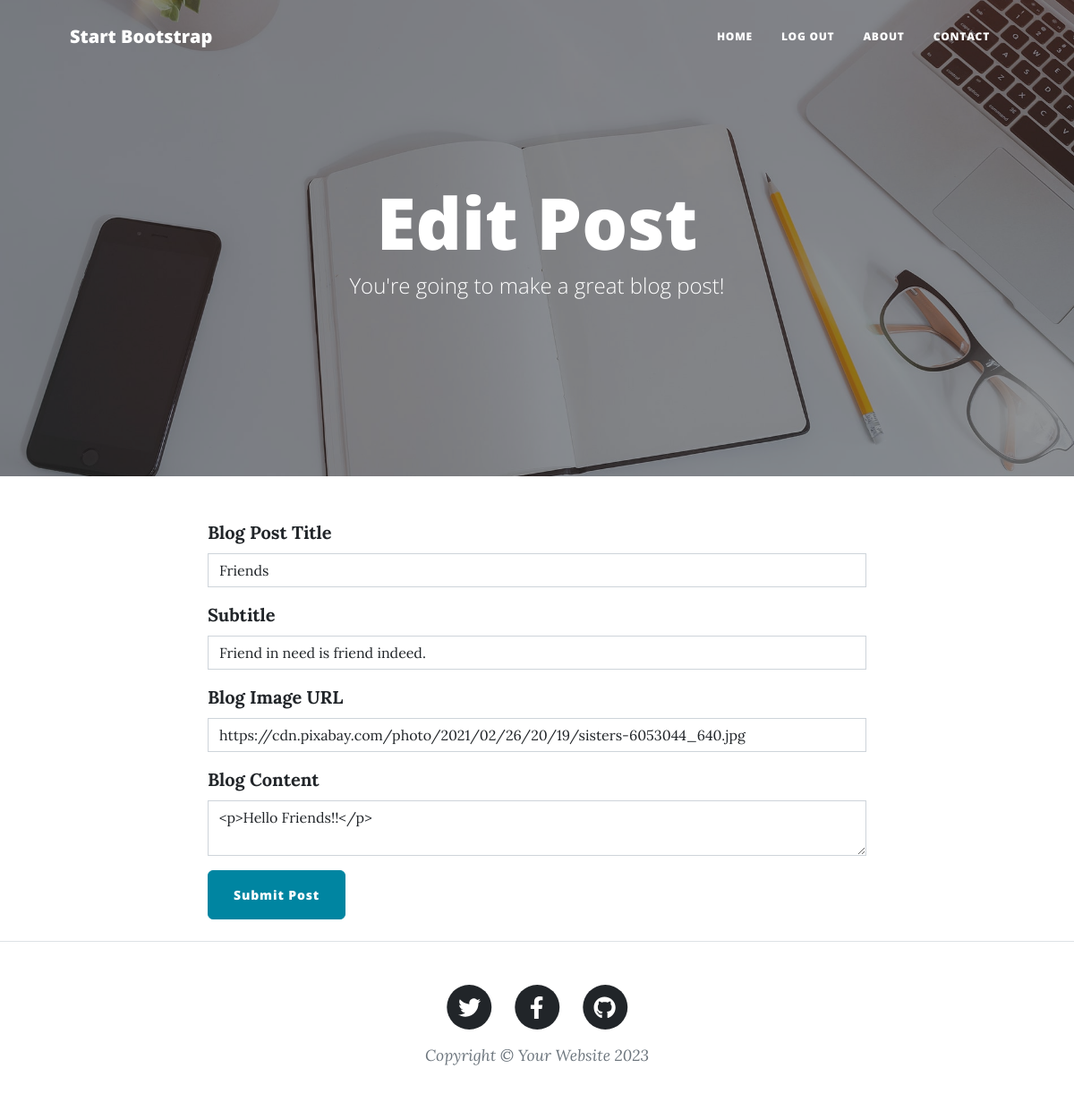
The page /edit-post/1 (signed in) on the database its author committed.
### main.py (models this page shows)
class BlogPost(db.Model):
    __tablename__ = "blog_posts"
    id: Mapped[int] = mapped_column(Integer, primary_key=True)
    author_id: Mapped[int] = mapped_column(Integer, db.ForeignKey("Users.id"))
    author = relationship("User", back_populates="posts")
    title: Mapped[str] = mapped_column(String(250), unique=True, nullable=False)
    subtitle: Mapped[str] = mapped_column(String(250), nullable=False)
    date: Mapped[str] = mapped_column(String(250), nullable=False)
    body: Mapped[str] = mapped_column(Text, nullable=False)
    img_url: Mapped[str] = mapped_column(String(250), nullable=False)
    comments = relationship("Comment", back_populates="parent_post")

### main.py (the view, shortened to what this page needs)
@app.route("/edit-post/<int:post_id>", methods=["GET", "POST"])
@admin_only
def edit_post(post_id):
    post = db.get_or_404(BlogPost, post_id)
    edit_form = CreatePostForm(
        title=post.title,
        subtitle=post.subtitle,
        img_url=post.img_url,
        author=post.author,
        body=post.body
    )
    return render_template("make-post.html", form=edit_form, is_edit=True, current_user=current_user)

### forms.py
class CreatePostForm(FlaskForm):
    title = StringField("Blog Post Title", validators=[DataRequired()])
    subtitle = StringField("Subtitle", validators=[DataRequired()])
    img_url = StringField("Blog Image URL", validators=[DataRequired(), URL()])
    body = CKEditorField("Blog Content", validators=[DataRequired()])
    submit = SubmitField("Submit Post")

### main.py (called while the page is built)
@login_manager.user_loader
def load_user(user_id):
    return db.get_or_404(User, user_id)

def admin_only(f):
    @wraps(f)
    def decorated_function(*args, **kwargs):
        if current_user.id != 1:
            return abort(403)
        return f(*args, **kwargs)
    return decorated_function

### templates/make-post.html (shortened to what this page needs)
{% from "bootstrap5/form.html" import render_form %}
{% block content %}
{% include "header.html" %}
<header
  class="masthead"
  style="background-image: url('../static/assets/img/edit-bg.jpg')"
>
  <div class="container position-relative px-4 px-lg-5">
    <div class="row gx-4 gx-lg-5 justify-content-center">
      <div class="col-md-10 col-lg-8 col-xl-7">
        <div class="page-heading">
          {% if is_edit %}
          <h1>Edit Post</h1>
          {% else %}
          <h1>New Post</h1>
          {% endif %}
          <span class="subheading"
            >You're going to make a great blog post!</span
          >
        </div>
      </div>
    </div>
  </div>
</header>
<main class="mb-4">
  <div class="container">
    <div class="row">
      <div class="col-lg-8 col-md-10 mx-auto">
        {{ render_form(form, novalidate=True, button_map={"submit": "primary"}) }}
      </div>
    </div>
  </div>
</main>
{% include "footer.html" %}
{% endblock %}

### rows shown on the page
BlogPost: title "Friends", subtitle "Friend in need is friend indeed.", img_url "https://cdn.pixabay.com/photo/2021/02/26/20/19/sisters-6053044_640.jpg", body "<p>Hello Friends!!</p>"
